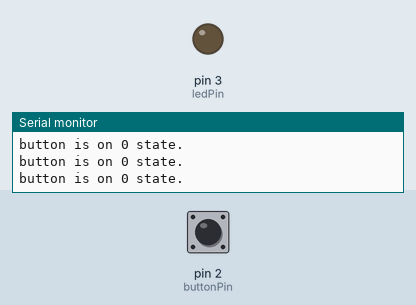
Simulated run of this sketch. Board: Arduino Uno, built with avr-gcc and run on an emulated ATmega328P. On the bench: output pins drawn as LEDs (lit = HIGH), the last lines printed to the serial monitor. The inputs (shaded band) are chosen by the test bench; at power-on: pin 2 (buttonPin) LOW.

Above: at 1.2 s.
1.3 s: pin 2 (buttonPin) pulled HIGH for 0.15 s
At 1.41 s:
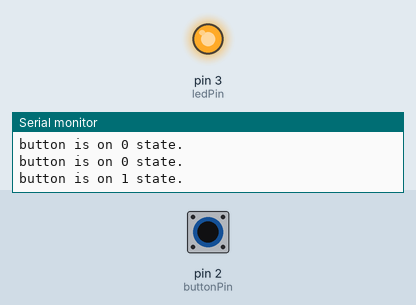
2.9 s: pin 2 (buttonPin) pulled HIGH for 3.2 s
At 7.5 s:
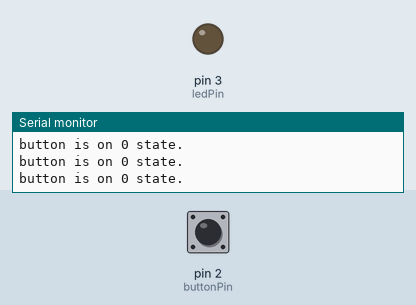
Timing chart, 0 to 9.0 s (numbered marks = the images above; inputs shaded):
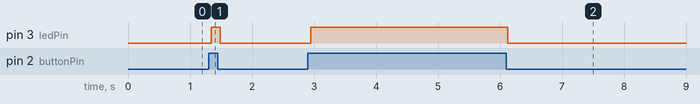

The sketch:

button-led.ino
```cpp
const int buttonPin = 2;
const int ledPin = 3;

int buttonState = 0;

void setup() {
  // put your setup code here, to run once:

  pinMode(ledPin, OUTPUT);
  pinMode(buttonPin, INPUT);

  Serial.begin(9600);
}

void loop() {
  // put your main code here, to run repeatedly:
  buttonState = digitalRead(buttonPin);

  Serial.print("button is on ");
  Serial.print(buttonState);
  Serial.println(" state.");

  if(buttonState == HIGH){
    digitalWrite(ledPin, HIGH);
  }
  else{
    digitalWrite(ledPin, LOW);
  }
}
```

Measured:
- after the input at 1.3 s, pin 3 (ledPin): LOW → HIGH at once, → LOW 0.14 s later
- after the input at 2.9 s, pin 3 (ledPin): LOW → HIGH after 0.05 s, → LOW 3.2 s later
